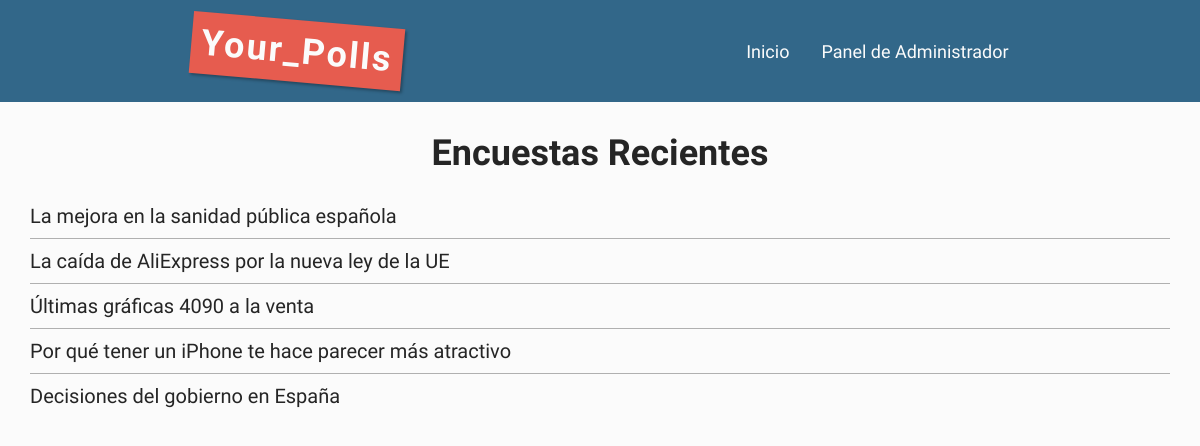
The page / on the database its author committed.
### encuestas/models.py (models this page shows, shortened)
class Pregunta(models.Model):
    textoPregunta = models.CharField(max_length=255)
    fechaPublicacion = models.DateTimeField('fecha de publicacion')

### encuestas/views.py (the view)
# urls.py: path('', views.IndexView.as_view(), name='index'),
class IndexView(generic.ListView):
    template_name = 'encuestas/index.html'
    context_object_name = 'listaPreguntasRecientes'
    def get_queryset(self):
        return Pregunta.objects.filter(fechaPublicacion__lte=timezone.now()).order_by('-fechaPublicacion')[:5]

### encuestas/templates/encuestas/index.html (shortened to what this page needs)
<!DOCTYPE html>
<html lang="en">
<head>
    {% load static %}
    <link rel="stylesheet" href="{% static 'encuestas/style.css' %}">
</head>
<body>
    <header>
        <h1 class="titulo-cabecera">Your_Polls</h1>
        <nav>
            <a href="{% url 'encuestas:index' %}">Inicio</a>
            <a href="{% url 'admin:index' %}">Panel de Administrador</a>
        </nav>
    </header>
    <main>
        <h1 class="titulo">Encuestas Recientes</h1>
        {% if listaPreguntasRecientes %}
        <ul class="lista-preguntas-recientes">
            {% for pregunta in listaPreguntasRecientes %}
            <li class="pregunta-reciente"><a href="{% url 'encuestas:detalles' pregunta.id %}">{{ pregunta.textoPregunta }}</a></li>
            {% endfor %}
        </ul>
        {% else %}
        <p>Todavía no hay encuestas</p>
        {% endif %}
    </main>
</body>
</html>

### encuestas/static/encuestas/style.css (style rules this page uses)
:root { --negro: #252525; --fondo-oscuro: #326789; --fondo-claro: #78A6C8; --principal: #FBFBFB; --secundario: #E65C4F; --secundario-oscuro: #b84a40; }
* { font-family: 'Open Sans', sans-serif; }
body { background-color: var(--principal); margin: 0; color: var(--negro); }
a { text-decoration: none; transition: text-shadow .3s ease; color: var(--negro); }
p, h1, h2, h3, h4 { margin: 0; padding: 0; }
header { background-color: var(--fondo-oscuro); display: flex; flex-direction: row; justify-content: space-around; align-items: center; padding: 20px; }
header * { color: var(--principal); }
.titulo-cabecera { background-color: var(--secundario); font-weight: 800; font-size: 36px; letter-spacing: 2px; box-shadow: 2px 2px 3px rgba(0, 0, 0, 0.3); padding: 10px; transform: rotate(5deg); }
header nav { display: flex; flex-direction: row; justify-content: space-between; gap: 32px; }
header nav a { font-size: 18px; }
main { margin: 30px; }
.titulo { font-size: 36px; text-align: center; margin-bottom: 20px; }
.lista-preguntas-recientes { display: flex; flex-direction: column; padding: 0; }
.pregunta-reciente { font-size: 20px; list-style-type: none; padding: 0; padding: 10px 0 10px 0; }
.pregunta-reciente+.pregunta-reciente { border-top: 1px solid rgba(0, 0, 0, 0.3) }

### rows shown on the page
Pregunta: textoPregunta "La mejora en la sanidad pública española"
Pregunta: textoPregunta "La caída de AliExpress por la nueva ley de la UE"
Pregunta: textoPregunta "Últimas gráficas 4090 a la venta"
Pregunta: textoPregunta "Por qué tener un iPhone te hace parecer más atractivo"
Pregunta: textoPregunta "Decisiones del gobierno en España"
